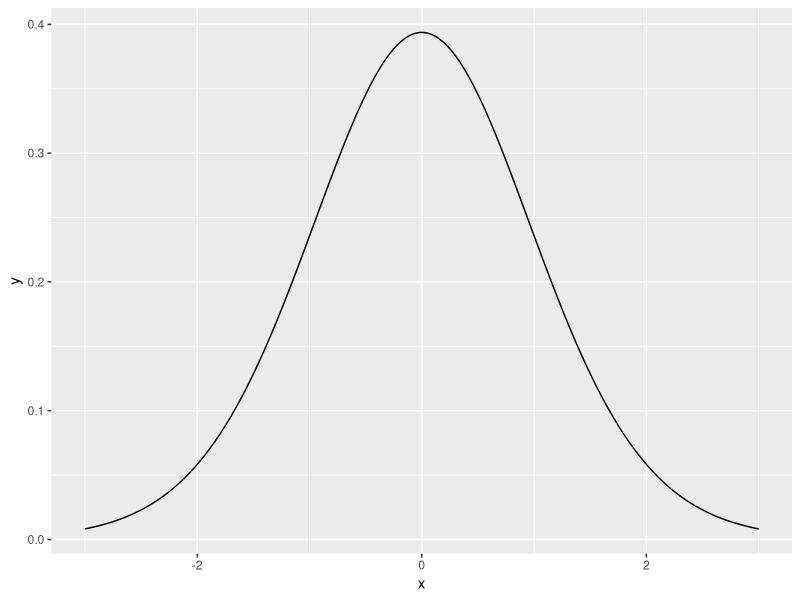
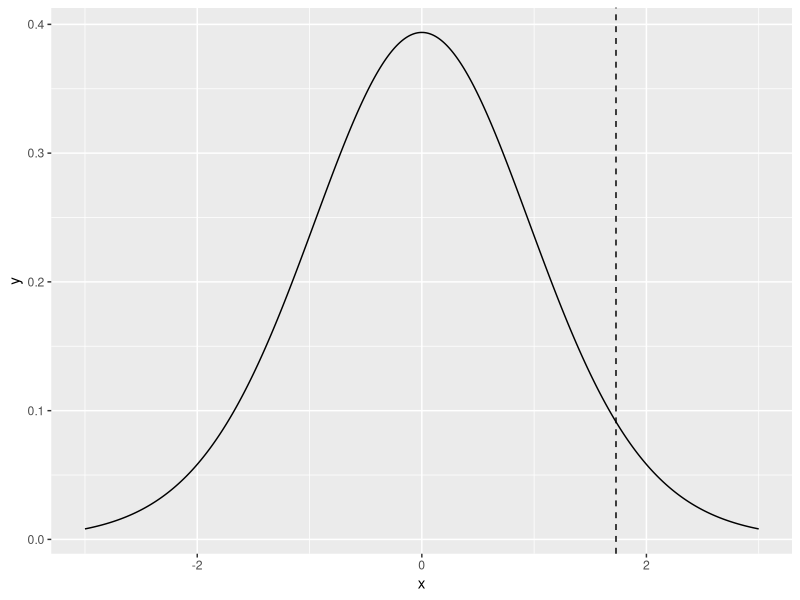
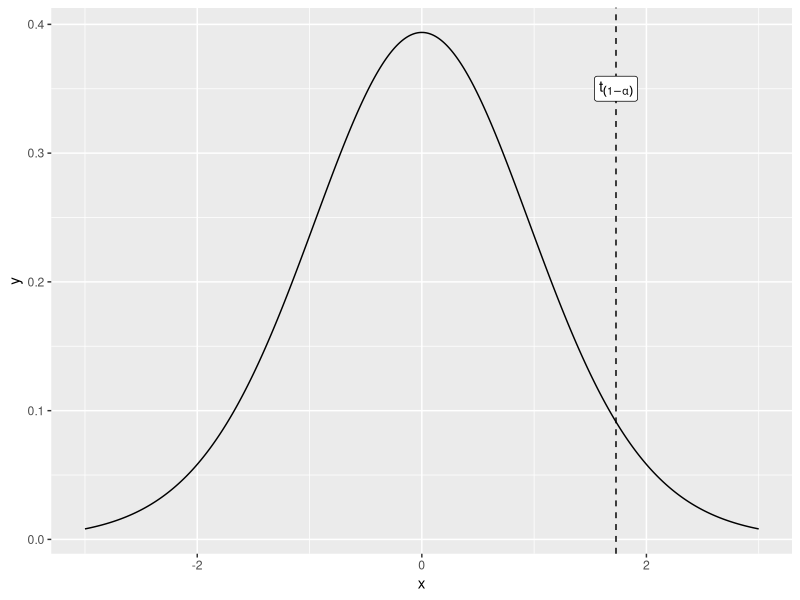
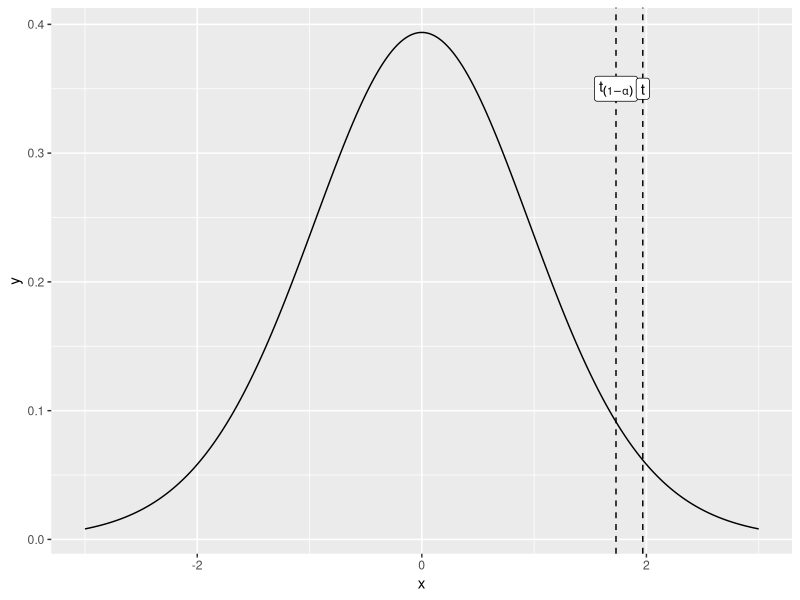
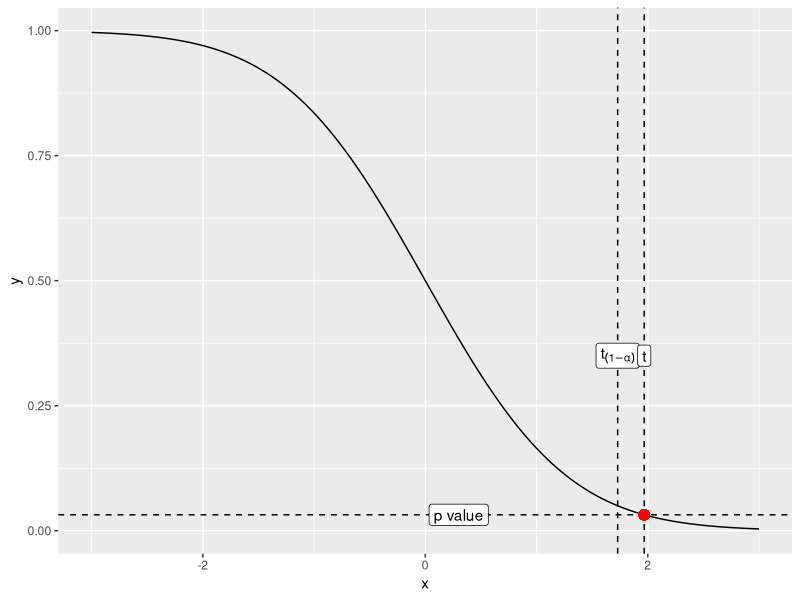
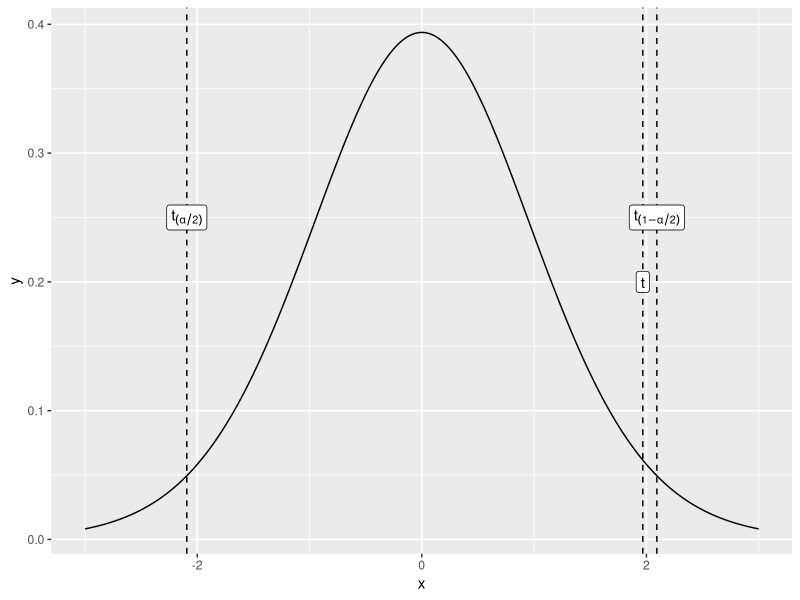
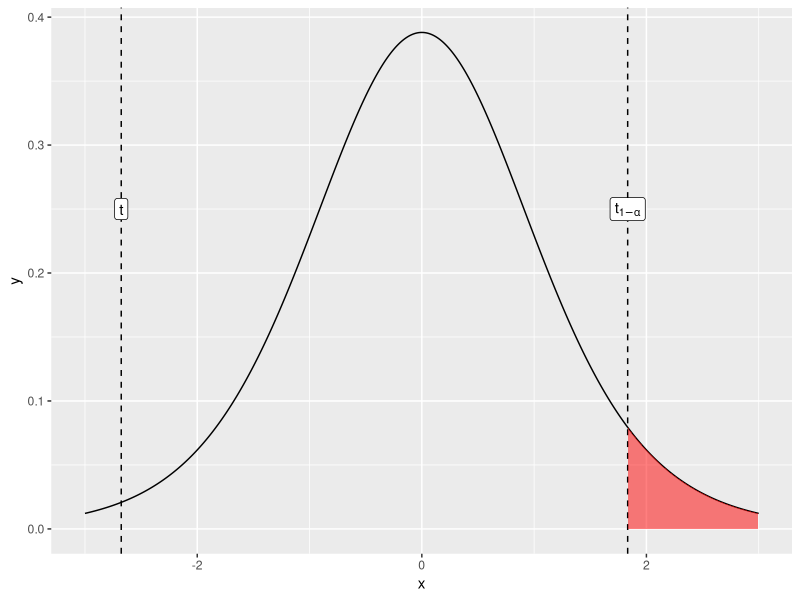

Recreate these plots in R, in order.
## ---- chunk 1
knitr::opts_chunk$set(echo = TRUE)
## ---- chunk 2
library(tidyverse)
## ---- chunk 3
n = 20       # sample size
s = 5.0      # standard deviation
x_bar = 30.2 # sample average
## ---- chunk 4
mu_0 = 28
## ---- chunk 5
# we use lower.tail=TRUE since we are looking for the 95% quantile, starting from the lower tail
# qt is the quantile function for the Student t Distribution
t_1_minus_alpha = qt(0.95, df=n-1, lower.tail=TRUE)
t_1_minus_alpha
## ---- chunk 6
x = seq(-3,3,0.01)
y = dt(x,df=n-1)    # y is equal to the t-test distribution sampled at values of x

# create data frame to hold x and y values
dist = data.frame(x = x, 
                  y = y) 
## ---- chunk 7
ggplot(dist, aes(x,y)) + 
  geom_line()
## ---- chunk 8
ggplot(dist, aes(x,y)) + 
  geom_line() +             # this plots the distribution as a line
  geom_vline(xintercept = t_1_minus_alpha,   # plot a vertical line at t_1_minus_alpha
             linetype="dashed")              # make this a dashed line
## ---- chunk 9
ggplot(dist, aes(x,y)) + 
  geom_line() +             # this plots the distribution
  geom_vline(xintercept = t_1_minus_alpha,   # plot a vertical line at t_1_minus_alpha
             linetype="dashed") +            # make this a dashed line
    annotate(geom = "label",          # add a label for t_1_minus_alpha.  
                                      # Don't change geom = "label", it needs to be exactly this
             x = t_1_minus_alpha,     # x position for the label
             y = 0.35,                # y position for the label
             label = "t[(1-alpha)]",    # this is the text that will be displayed
             parse = TRUE)
## ---- chunk 10
t = (x_bar - mu_0)/(s/sqrt(n))
t
## ---- chunk 11
ggplot(dist, aes(x,y)) + 
  # this plots the distribution
  geom_line() +                     
  # plot a vertical line at t_1_minus_alpha
  geom_vline(xintercept = t_1_minus_alpha,   
             linetype="dashed") +            # make this a dashed line
  # add a label for t_1_minus_alpha.  
  annotate(geom = "label",          # Don't change geom = "label", it needs to be exactly this
           x = t_1_minus_alpha,     # x position for the label
           y = 0.35,                # y position for the label
           label = "t[(1-alpha)]",    # this is the text that will be displayed
           parse = TRUE) +          # use parse = TRUE if you're displaying symbols like alpha
  # plot a vertical line at t
  geom_vline(xintercept = t,        
             linetype="dashed") +   # make this a dashed line
  # add a label for the value of t
  annotate(geom = "label",          
           x = t,
           y = 0.35,                
           label = "t",    
           parse = FALSE)           # can set parse = FALSE, just showing a "t", not symbols like alpha
## ---- chunk 12
# pt is the cumulative distribution of the t distribution
p_value = 1 - pt(t, df=n-1)
p_value
## ---- chunk 13
p_value = pt(t, df=n-1, lower.tail=FALSE)
p_value
## ---- chunk 14

x = seq(-3,3,0.01)
y = 1-pt(x,df=n-1)    # y is equal to the t-test distribution sampled at values of x

# create data frame to hold x and y values
cumulative_dist = data.frame(x = x, 
                      y = y) 

ggplot(cumulative_dist, aes(x,y)) + 
  geom_line() + 
  geom_vline(xintercept = t_1_minus_alpha,   # plot a vertical line at t_1_minus_alpha
             linetype="dashed") +            # make this a dashed line
  annotate(geom = "label",          # add a label for t_1_minus_alpha.  
                                    # Don't change geom = "label", it needs to be exactly this
           x = t_1_minus_alpha,     # x position for the label
           y = 0.35,                # y position for the label
           label = "t[(1-alpha)]",    # this is the text that will be displayed
           parse = TRUE) + 
  geom_vline(xintercept = t,        # plot a vertical line at t
             linetype="dashed") +   # make this a dashed line
  annotate(geom = "label",          # add a label for the value of t
           x = t,
           y = 0.35,                
           label = "t",    
           parse = FALSE) + 
  geom_hline(yintercept = p_value, 
             linetype="dashed") + 
  annotate(geom = "label",
           x = 0.3,
           y = p_value,
           label = "p value", 
           parse = FALSE) + 
  geom_point(data=NULL, aes(x=t, y=p_value), colour="red", size=3)


## ---- chunk 15
# tails are now alpha/2
t_1_minus_alpha_div_2 = qt(1 - (0.05/2), df=n-1, lower.tail=TRUE)
## ---- chunk 16
t_1_minus_alpha_div_2
## ---- chunk 17
# generate a sequence from -3 to 3 in steps of 0.01
x = seq(-3,3,0.01)
left_tail_x = seq(-3,-t_1_minus_alpha_div_2,0.01)
right_tail_x = seq(t_1_minus_alpha_div_2, 3, 0.01)

# create data frame to hold x and y values
dist = data.frame(x=x, 
                  y = dt(x, df=n-1)) # y is equal to the t-test distribution sampled at values of x

# plot the t-test distribution 
# and show the location of t and t_1_minus_alpha_div_2

ggplot(dist, aes(x,y)) + geom_line() + 
  # show line and text annotation for t
  geom_vline(xintercept = t, linetype="dashed") + 
  annotate("label", x=t, y=0.2, label="t") + 
  # show line and text annotation for t_1_minus_alpha_div_2
  geom_vline(xintercept = t_1_minus_alpha_div_2, linetype="dashed") + 
  annotate("label", x=t_1_minus_alpha_div_2, y=0.25, label="t[(1-alpha/2)]", parse=TRUE) + 
  geom_vline(xintercept = -t_1_minus_alpha_div_2, linetype="dashed") + 
  annotate("label", x = -t_1_minus_alpha_div_2, y=0.25, label="t[(alpha/2)]", parse=TRUE)

# critical region will be different and may also have to reject it.
## ---- chunk 18
non_smoke = c(18,22,21,17,20,17,23,20,22,21)
smoke = c(16,20,14,21,20,18,13,15,17,21)
## ---- chunk 19
res = t.test(smoke, alternative = "two.sided", mu=20, conf.level = 0.95)
res
## ---- chunk 20
res$statistic
## ---- chunk 21
t.test(smoke, alternative = "greater", mu=20, conf.level = 0.95)
## ---- chunk 22
x = seq(-3,3,0.01)
n = 10
dist = data.frame(x=x, 
                  y = dt(x, df=n-1)) # y is equal to the t-test distribution sampled at values of x

t_1_minus_alpha = qt(1 - (0.05), df=n-1, lower.tail=TRUE)

right_tail_x = seq(t_1_minus_alpha, 3, 0.01)

ggplot(dist, aes(x,y)) + 
  geom_line() + 
  geom_vline(xintercept = res$statistic, linetype="dashed") + 
  annotate("label", x = res$statistic, y=0.25, label="t") + 
  geom_vline(xintercept = t_1_minus_alpha, linetype="dashed") + 
  annotate("label", x = t_1_minus_alpha, y=0.25, label="t[1-alpha]", parse=TRUE) + 
  geom_polygon(data = data.frame(x = c(right_tail_x, rev(right_tail_x)), 
                                 y = c(dt(right_tail_x, df=n-1), 
                                       rep(0, length(right_tail_x)))), 
               fill="red", alpha=0.5)

## ---- chunk 23
x_bar1 = mean(non_smoke)
x_bar2 = mean(smoke)
print(x_bar1)
print(x_bar2)
## ---- chunk 24
s1 = sd(non_smoke)
s2 = sd(smoke)
print(s1)
print(s2)
## ---- chunk 25
t.test(smoke, non_smoke, alternative = "two.sided", conf.level = 0.95, var.equal = TRUE)
## ---- chunk 26
t.test(smoke, non_smoke, alternative = "two.sided", conf.level = 0.95, var.equal = FALSE)
## ---- chunk 27
t.test(non_smoke, smoke, alternative = "greater", var.equal = FALSE, conf.level = 0.95)
t.test(non_smoke, smoke, alternative = "less", var.equal = FALSE, conf.level = 0.95)
## ---- chunk 28
# test values both before and after smoking:
pre_test = c(77, 56, 64, 60, 57, 53, 72, 62, 65, 66)
post_test = c(88, 74, 83, 68, 58, 50, 67, 64 ,74 ,60)

t.test(pre_test, post_test, alternative = "less", var.equal = FALSE, paired = TRUE, conf.level = 0.95)
t.test(pre_test, post_test, alternative = "less", var.equal = TRUE, conf.level = 0.95)
## ---- chunk 29
x <- rnorm(100, mean=0)  # if you don’t specify the variance it is set to 1 by default
y <- rnorm(100, mean=1)
## ---- chunk 30
var.test(x, y, ratio = 1, alternative = "two.sided", conf.level = 0.95)      
